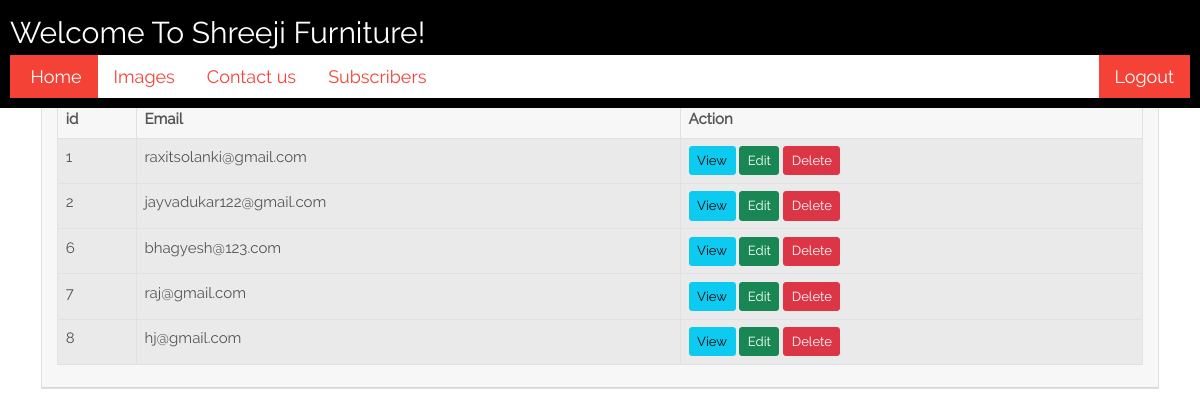
Page /admin/subscribers.php (signed in) on the committed database.
### tables this page shows
CREATE TABLE `subscribers` (
  `id` int(11) NOT NULL,
  `Email` varchar(30) NOT NULL
);

### admin/subscribers.php (the view, shortened to what this page needs)
<?php
include "connect.php"; 	?>
<!DOCTYPE html>
<html lang="en">
<head>
	<link href="css/bootstrap.min.css" rel="stylesheet">
	<?php include 'header.php'; ?>
</head>
<body class="mt-5">
<div class="container mt-5">
	<div class="row">
		<div class= "col-md-12">
			<div class="card">
				<div class="card-header">
					<h4>Subscribers
					<a href="index.php" class="btn btn-danger float-end">Back</a>
					</h4>
					<table class="table table-bordered table-striped">
						<thead>
							<tr>
								<th>id</th>
								<th>Email</th>
								<th>Action</th>
							</tr>
						</thead>
						<tbody>
							<?php $s = mysqli_query($con,"select * from subscribers");
							while($row = mysqli_fetch_array($s))
							{
							?>
							<tr>
								<td><?php echo $row['id']; ?></td>
								<td><?php echo $row['Email']; ?></td>
								<td>
									<a href="subscriber_view.php?id=<?= $row['id']; ?>" class="btn btn-info btn-sm">View</a>
									<a href="subscriber_edit.php?id=<?= $row['id']; ?>" class="btn btn-success btn-sm">Edit</a>
									<form action="subscriber_delete.php" method="POST" class="d-inline">
										<button type="submit" name="subscriber_delete" value="<?= $row['id']; ?>" class="btn btn-danger btn-sm">Delete</button>
									</form>
								</td>
							</tr>
						</tbody>
						<?php } ?>
					</table>
				</div>
			</div>
		</div>
	</div>
</div>
</body>
</html>

### admin/css/w3.css (style rules this page uses)
*,*:before,*:after { box-sizing:inherit }
html { -ms-text-size-adjust:100%;-webkit-text-size-adjust:100% }
body { margin:0 }
a { background-color:transparent;-webkit-text-decoration-skip:objects }
button,input,select,textarea { font:inherit;margin:0 }
button,input { overflow:visible }
button,select { text-transform:none }
button,html [type=button],[type=reset],[type=submit] { -webkit-appearance:button }
html,body { font-family:Verdana,sans-serif;font-size:15px;line-height:1.5 }
html { overflow-x:hidden }
h4 { font-size:20px }
h1,h2,h3,h4,h5,h6 { font-family:"Segoe UI",Arial,sans-serif;font-weight:400;margin:10px 0 }
a { color:inherit }

### rows in the picture
subscribers: id "1", Email "raxitsolanki@gmail.com"
subscribers: id "2", Email "jayvadukar122@gmail.com"
subscribers: id "6", Email "bhagyesh@123.com"
subscribers: id "7", Email "raj@gmail.com"
subscribers: id "8", Email "hj@gmail.com"
